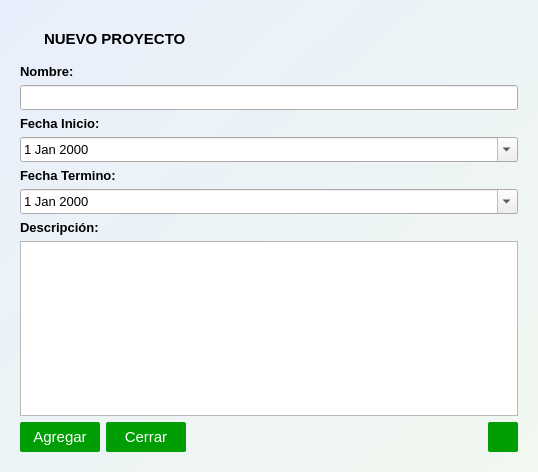
<?xml version="1.0" encoding="UTF-8"?>
<ui version="4.0">
 <class>Proyecto</class>
 <widget class="QDialog" name="Proyecto">
  <property name="geometry">
   <rect>
    <x>0</x>
    <y>0</y>
    <width>538</width>
    <height>472</height>
   </rect>
  </property>
  <property name="font">
   <font>
    <pointsize>10</pointsize>
   </font>
  </property>
  <property name="windowTitle">
   <string>Proyectos</string>
  </property>
  <property name="windowIcon">
   <iconset resource="images.qrc">
    <normaloff>:/imagenes/graph.ico</normaloff>:/imagenes/graph.ico</iconset>
  </property>
  <property name="styleSheet">
   <string notr="true">QDialog{	
		background-color: qlineargradient(spread:pad, x1:0, y1:0, x2:1, y2:1, stop:0 rgba(232, 239, 252, 255), stop:1 rgba(241, 248, 239, 255));
}</string>
  </property>
  <layout class="QGridLayout" name="gridLayout_2">
   <item row="0" column="0">
    <layout class="QVBoxLayout" name="verticalLayout">
     <item>
      <widget class="QStackedWidget" name="sWPanelCentral">
       <property name="font">
        <font>
         <weight>75</weight>
         <bold>true</bold>
        </font>
       </property>
       <property name="styleSheet">
        <string notr="true"/>
       </property>
       <property name="currentIndex">
        <number>0</number>
       </property>
       <widget class="QWidget" name="page">
        <layout class="QGridLayout" name="gridLayout_5">
         <item row="0" column="0">
          <layout class="QGridLayout" name="gridLayout">
           <item row="5" column="0">
            <widget class="QLabel" name="label">
             <property name="font">
              <font>
               <pointsize>10</pointsize>
               <weight>75</weight>
               <bold>true</bold>
              </font>
             </property>
             <property name="text">
              <string>Fecha Termino:</string>
             </property>
            </widget>
           </item>
           <item row="0" column="0">
            <widget class="QLabel" name="label_nuevo">
             <property name="font">
              <font>
               <family>Arial</family>
               <pointsize>11</pointsize>
               <weight>75</weight>
               <italic>false</italic>
               <bold>true</bold>
              </font>
             </property>
             <property name="styleSheet">
              <string notr="true">QLabel {	
    padding: 10px 20px 10px 20px;
}
</string>
             </property>
             <property name="text">
              <string>NUEVO PROYECTO</string>
             </property>
             <property name="scaledContents">
              <bool>false</bool>
             </property>
            </widget>
           </item>
           <item row="2" column="0">
            <widget class="QLineEdit" name="nombreProyecto">
             <property name="minimumSize">
              <size>
               <width>0</width>
               <height>25</height>
              </size>
             </property>
             <property name="maxLength">
              <number>4500</number>
             </property>
            </widget>
           </item>
           <item row="1" column="0">
            <widget class="QLabel" name="label_4">
             <property name="font">
              <font>
               <pointsize>10</pointsize>
               <weight>75</weight>
               <bold>true</bold>
              </font>
             </property>
             <property name="text">
              <string>Nombre: </string>
             </property>
            </widget>
           </item>
           <item row="3" column="0">
            <widget class="QLabel" name="label_3">
             <property name="font">
              <font>
               <pointsize>10</pointsize>
               <weight>75</weight>
               <bold>true</bold>
              </font>
             </property>
             <property name="text">
              <string>Fecha Inicio:</string>
             </property>
            </widget>
           </item>
           <item row="4" column="0">
            <widget class="QDateEdit" name="fechaIP">
             <property name="minimumSize">
              <size>
               <width>0</width>
               <height>25</height>
              </size>
             </property>
             <property name="font">
              <font>
               <pointsize>10</pointsize>
              </font>
             </property>
             <property name="calendarPopup">
              <bool>true</bool>
             </property>
            </widget>
           </item>
           <item row="7" column="0">
            <widget class="QLabel" name="label_2">
             <property name="font">
              <font>
               <pointsize>10</pointsize>
               <weight>75</weight>
               <bold>true</bold>
              </font>
             </property>
             <property name="text">
              <string>Descripción:</string>
             </property>
            </widget>
           </item>
           <item row="8" column="0">
            <widget class="QPlainTextEdit" name="InfoProyecto">
             <property name="font">
              <font>
               <pointsize>10</pointsize>
              </font>
             </property>
             <property name="cursor" stdset="0">
              <cursorShape>IBeamCursor</cursorShape>
             </property>
             <property name="mouseTracking">
              <bool>true</bool>
             </property>
             <property name="toolTip">
              <string>&lt;html&gt;&lt;head/&gt;&lt;body&gt;&lt;p&gt;Ingresa una descripcion del proyecto que no supere los 4500 caracteres.&lt;/p&gt;&lt;/body&gt;&lt;/html&gt;</string>
             </property>
             <property name="plainText">
              <string/>
             </property>
            </widget>
           </item>
           <item row="9" column="0">
            <layout class="QHBoxLayout" name="horizontalLayout">
             <item>
              <widget class="QPushButton" name="btnAgregar">
               <property name="minimumSize">
                <size>
                 <width>80</width>
                 <height>30</height>
                </size>
               </property>
               <property name="maximumSize">
                <size>
                 <width>90</width>
                 <height>16777215</height>
                </size>
               </property>
               <property name="font">
                <font>
                 <family>Arial</family>
                 <pointsize>-1</pointsize>
                </font>
               </property>
               <property name="toolTip">
                <string>&lt;html&gt;&lt;head/&gt;&lt;body&gt;&lt;p&gt;Insertar los datos?&lt;/p&gt;&lt;/body&gt;&lt;/html&gt;</string>
               </property>
               <property name="styleSheet">
                <string notr="true">QPushButton {	
	background-color: rgb(0, 158, 5);
	border-radius: 2px;
    font-family: Arial;
    color: #ffffff;
    font-size: 15px;
    padding: 5px 5px 5px 5px;

}

QPushButton:pressed{ 
    color: #000000;
	border: 2px solid rgb(15, 103, 0);
	background-color: qradialgradient(spread:pad, cx:0.5, cy:0.5, radius:0.5, fx:0.5, fy:0.5, stop:0 rgba(255, 0, 0, 255), stop:1 rgba(5, 0, 9, 118));
}

QPushButton:hover {
  background-color: qlineargradient(spread:pad, x1:0.489, y1:1, x2:0.494, y2:0.0113636, stop:0 rgba(0, 117, 0, 255), stop:1 rgba(0, 255, 0, 255));	  
  text-decoration: none;
}</string>
               </property>
               <property name="text">
                <string>Agregar</string>
               </property>
               <property name="icon">
                <iconset resource="images.qrc">
                 <normaloff>:/imagenes/Word-Processor.ico</normaloff>:/imagenes/Word-Processor.ico</iconset>
               </property>
              </widget>
             </item>
             <item>
              <widget class="QPushButton" name="btnCerrar">
               <property name="minimumSize">
                <size>
                 <width>80</width>
                 <height>30</height>
                </size>
               </property>
               <property name="maximumSize">
                <size>
                 <width>70</width>
                 <height>16777215</height>
                </size>
               </property>
               <property name="font">
                <font>
                 <family>Arial</family>
                 <pointsize>-1</pointsize>
                </font>
               </property>
               <property name="toolTip">
                <string>&lt;html&gt;&lt;head/&gt;&lt;body&gt;&lt;p&gt;Cierra esta ventana&lt;/p&gt;&lt;/body&gt;&lt;/html&gt;</string>
               </property>
               <property name="styleSheet">
                <string notr="true">QPushButton {	
	background-color: rgb(0, 158, 5);
	border-radius: 2px;
    font-family: Arial;
    color: #ffffff;
    font-size: 15px;
    padding: 5px 5px 5px 5px;

}

QPushButton:pressed{ 
    color: #000000;
	border: 2px solid rgb(15, 103, 0);
	background-color: qradialgradient(spread:pad, cx:0.5, cy:0.5, radius:0.5, fx:0.5, fy:0.5, stop:0 rgba(255, 0, 0, 255), stop:1 rgba(5, 0, 9, 118));
}

QPushButton:hover {
  background-color: qlineargradient(spread:pad, x1:0.489, y1:1, x2:0.494, y2:0.0113636, stop:0 rgba(0, 117, 0, 255), stop:1 rgba(0, 255, 0, 255));	  
  text-decoration: none;
}</string>
               </property>
               <property name="text">
                <string>Cerrar</string>
               </property>
               <property name="icon">
                <iconset resource="images.qrc">
                 <normaloff>:/imagenes/Xion.ico</normaloff>:/imagenes/Xion.ico</iconset>
               </property>
              </widget>
             </item>
             <item>
              <spacer name="horizontalSpacer">
               <property name="orientation">
                <enum>Qt::Horizontal</enum>
               </property>
               <property name="sizeHint" stdset="0">
                <size>
                 <width>40</width>
                 <height>20</height>
                </size>
               </property>
              </spacer>
             </item>
             <item>
              <widget class="QPushButton" name="btnVer">
               <property name="minimumSize">
                <size>
                 <width>0</width>
                 <height>30</height>
                </size>
               </property>
               <property name="maximumSize">
                <size>
                 <width>30</width>
                 <height>16777215</height>
                </size>
               </property>
               <property name="font">
                <font>
                 <family>Arial</family>
                 <pointsize>-1</pointsize>
                </font>
               </property>
               <property name="toolTip">
                <string>&lt;html&gt;&lt;head/&gt;&lt;body&gt;&lt;p&gt;Ve los proyectos actuales?&lt;/p&gt;&lt;/body&gt;&lt;/html&gt;</string>
               </property>
               <property name="styleSheet">
                <string notr="true">QPushButton {	
	background-color: rgb(0, 158, 5);
	border-radius: 2px;
    font-family: Arial;
    color: #ffffff;
    font-size: 15px;
    padding: 5px 5px 5px 5px;

}

QPushButton:pressed{ 
    color: #000000;
	border: 2px solid rgb(15, 103, 0);
	background-color: qradialgradient(spread:pad, cx:0.5, cy:0.5, radius:0.5, fx:0.5, fy:0.5, stop:0 rgba(255, 0, 0, 255), stop:1 rgba(5, 0, 9, 118));
}

QPushButton:hover {
  background-color: qlineargradient(spread:pad, x1:0.489, y1:1, x2:0.494, y2:0.0113636, stop:0 rgba(0, 117, 0, 255), stop:1 rgba(0, 255, 0, 255));	  
  text-decoration: none;
}</string>
               </property>
               <property name="text">
                <string/>
               </property>
               <property name="icon">
                <iconset resource="images.qrc">
                 <normaloff>:/imagenes/Media-Player.ico</normaloff>:/imagenes/Media-Player.ico</iconset>
               </property>
              </widget>
             </item>
            </layout>
           </item>
           <item row="6" column="0">
            <widget class="QDateEdit" name="fechaTP">
             <property name="minimumSize">
              <size>
               <width>0</width>
               <height>25</height>
              </size>
             </property>
             <property name="font">
              <font>
               <pointsize>10</pointsize>
               <weight>50</weight>
               <bold>false</bold>
              </font>
             </property>
             <property name="calendarPopup">
              <bool>true</bool>
             </property>
            </widget>
           </item>
          </layout>
         </item>
        </layout>
       </widget>
       <widget class="QWidget" name="page_2">
        <layout class="QGridLayout" name="gridLayout_4">
         <item row="0" column="0">
          <layout class="QGridLayout" name="gridLayout_3">
           <item row="1" column="0">
            <widget class="QLabel" name="label_6">
             <property name="font">
              <font>
               <pointsize>10</pointsize>
               <weight>75</weight>
               <bold>true</bold>
              </font>
             </property>
             <property name="text">
              <string>Buscar:</string>
             </property>
             <property name="wordWrap">
              <bool>false</bool>
             </property>
            </widget>
           </item>
           <item row="2" column="0" colspan="5">
            <widget class="QLineEdit" name="txtBuscar">
             <property name="minimumSize">
              <size>
               <width>200</width>
               <height>0</height>
              </size>
             </property>
             <property name="font">
              <font>
               <pointsize>10</pointsize>
              </font>
             </property>
             <property name="placeholderText">
              <string>Ingrese Nombre del proyecto</string>
             </property>
            </widget>
           </item>
           <item row="4" column="0">
            <widget class="QToolButton" name="btnVolver">
             <property name="minimumSize">
              <size>
               <width>30</width>
               <height>30</height>
              </size>
             </property>
             <property name="toolTip">
              <string>&lt;html&gt;&lt;head/&gt;&lt;body&gt;&lt;p&gt;Volver a la ventana de cración de proyectos?&lt;/p&gt;&lt;/body&gt;&lt;/html&gt;</string>
             </property>
             <property name="styleSheet">
              <string notr="true">QToolButton {	
	background-color: rgb(0, 158, 5);
	border-radius: 2px;
    font-family: Arial;
    color: #ffffff;
    font-size: 15px;
    padding: 5px 5px 5px 5px;

}

QToolButton:pressed{ 
    color: #000000;
	border: 2px solid rgb(15, 103, 0);
	background-color: qradialgradient(spread:pad, cx:0.5, cy:0.5, radius:0.5, fx:0.5, fy:0.5, stop:0 rgba(255, 0, 0, 255), stop:1 rgba(5, 0, 9, 118));
}

QToolButton:hover {
  background-color: qlineargradient(spread:pad, x1:0.489, y1:1, x2:0.494, y2:0.0113636, stop:0 rgba(0, 117, 0, 255), stop:1 rgba(0, 255, 0, 255));	  
  text-decoration: none;
}</string>
             </property>
             <property name="text">
              <string/>
             </property>
             <property name="icon">
              <iconset resource="images.qrc">
               <normaloff>:/imagenes/flechaIzq.ico</normaloff>:/imagenes/flechaIzq.ico</iconset>
             </property>
            </widget>
           </item>
           <item row="0" column="0" colspan="6">
            <widget class="QLabel" name="label_listado">
             <property name="font">
              <font>
               <family>Arial</family>
               <pointsize>11</pointsize>
               <weight>75</weight>
               <italic>false</italic>
               <bold>true</bold>
              </font>
             </property>
             <property name="layoutDirection">
              <enum>Qt::LeftToRight</enum>
             </property>
             <property name="autoFillBackground">
              <bool>false</bool>
             </property>
             <property name="styleSheet">
              <string notr="true">QLabel {	
    padding: 10px 20px 10px 20px;
}
</string>
             </property>
             <property name="text">
              <string>LISTADO DE PROYECTOS ACTUALES</string>
             </property>
             <property name="scaledContents">
              <bool>false</bool>
             </property>
            </widget>
           </item>
           <item row="3" column="0" colspan="6">
            <widget class="QTableView" name="tablaProyectos">
             <property name="font">
              <font>
               <pointsize>10</pointsize>
              </font>
             </property>
            </widget>
           </item>
           <item row="4" column="5">
            <widget class="QPushButton" name="btnEliminar">
             <property name="styleSheet">
              <string notr="true">QPushButton {	
	background-color: rgb(0, 158, 5);
	border-radius: 2px;
    font-family: Arial;
    color: #ffffff;
    font-size: 15px;
    padding: 5px 5px 5px 5px;

}

QPushButton:pressed{ 
    color: #000000;
	border: 2px solid rgb(15, 103, 0);
	background-color: qradialgradient(spread:pad, cx:0.5, cy:0.5, radius:0.5, fx:0.5, fy:0.5, stop:0 rgba(255, 0, 0, 255), stop:1 rgba(5, 0, 9, 118));
}

QPushButton:hover {
  background-color: qlineargradient(spread:pad, x1:0.489, y1:1, x2:0.494, y2:0.0113636, stop:0 rgba(0, 117, 0, 255), stop:1 rgba(0, 255, 0, 255));	  
  text-decoration: none;
}</string>
             </property>
             <property name="text">
              <string>Eliminar</string>
             </property>
             <property name="icon">
              <iconset resource="images.qrc">
               <normaloff>:/imagenes/Xion.ico</normaloff>:/imagenes/Xion.ico</iconset>
             </property>
            </widget>
           </item>
           <item row="4" column="4">
            <widget class="QPushButton" name="btnOpen">
             <property name="toolTip">
              <string>&lt;html&gt;&lt;head/&gt;&lt;body&gt;&lt;p&gt;Abrir el proyecto seleccionado?&lt;/p&gt;&lt;/body&gt;&lt;/html&gt;</string>
             </property>
             <property name="styleSheet">
              <string notr="true">QPushButton {	
	background-color: rgb(0, 158, 5);
	border-radius: 2px;
    font-family: Arial;
    color: #ffffff;
    font-size: 15px;
    padding: 5px 5px 5px 5px;

}

QPushButton:pressed{ 
    color: #000000;
	border: 2px solid rgb(15, 103, 0);
	background-color: qradialgradient(spread:pad, cx:0.5, cy:0.5, radius:0.5, fx:0.5, fy:0.5, stop:0 rgba(255, 0, 0, 255), stop:1 rgba(5, 0, 9, 118));
}

QPushButton:hover {
  background-color: qlineargradient(spread:pad, x1:0.489, y1:1, x2:0.494, y2:0.0113636, stop:0 rgba(0, 117, 0, 255), stop:1 rgba(0, 255, 0, 255));	  
  text-decoration: none;
}</string>
             </property>
             <property name="text">
              <string>Abrir</string>
             </property>
             <property name="icon">
              <iconset resource="images.qrc">
               <normaloff>:/imagenes/Power.ico</normaloff>:/imagenes/Power.ico</iconset>
             </property>
            </widget>
           </item>
           <item row="4" column="1" colspan="3">
            <spacer name="horizontalSpacer_2">
             <property name="orientation">
              <enum>Qt::Horizontal</enum>
             </property>
             <property name="sizeHint" stdset="0">
              <size>
               <width>40</width>
               <height>20</height>
              </size>
             </property>
            </spacer>
           </item>
          </layout>
         </item>
        </layout>
       </widget>
      </widget>
     </item>
    </layout>
   </item>
  </layout>
 </widget>
 <tabstops>
  <tabstop>nombreProyecto</tabstop>
  <tabstop>fechaIP</tabstop>
  <tabstop>fechaTP</tabstop>
  <tabstop>InfoProyecto</tabstop>
  <tabstop>btnAgregar</tabstop>
  <tabstop>btnCerrar</tabstop>
  <tabstop>btnVer</tabstop>
  <tabstop>txtBuscar</tabstop>
  <tabstop>tablaProyectos</tabstop>
  <tabstop>btnVolver</tabstop>
 </tabstops>
 <resources>
  <include location="images.qrc"/>
 </resources>
 <connections>
  <connection>
   <sender>btnCerrar</sender>
   <signal>clicked()</signal>
   <receiver>Proyecto</receiver>
   <slot>close()</slot>
   <hints>
    <hint type="sourcelabel">
     <x>78</x>
     <y>421</y>
    </hint>
    <hint type="destinationlabel">
     <x>176</x>
     <y>235</y>
    </hint>
   </hints>
  </connection>
 </connections>
</ui>
